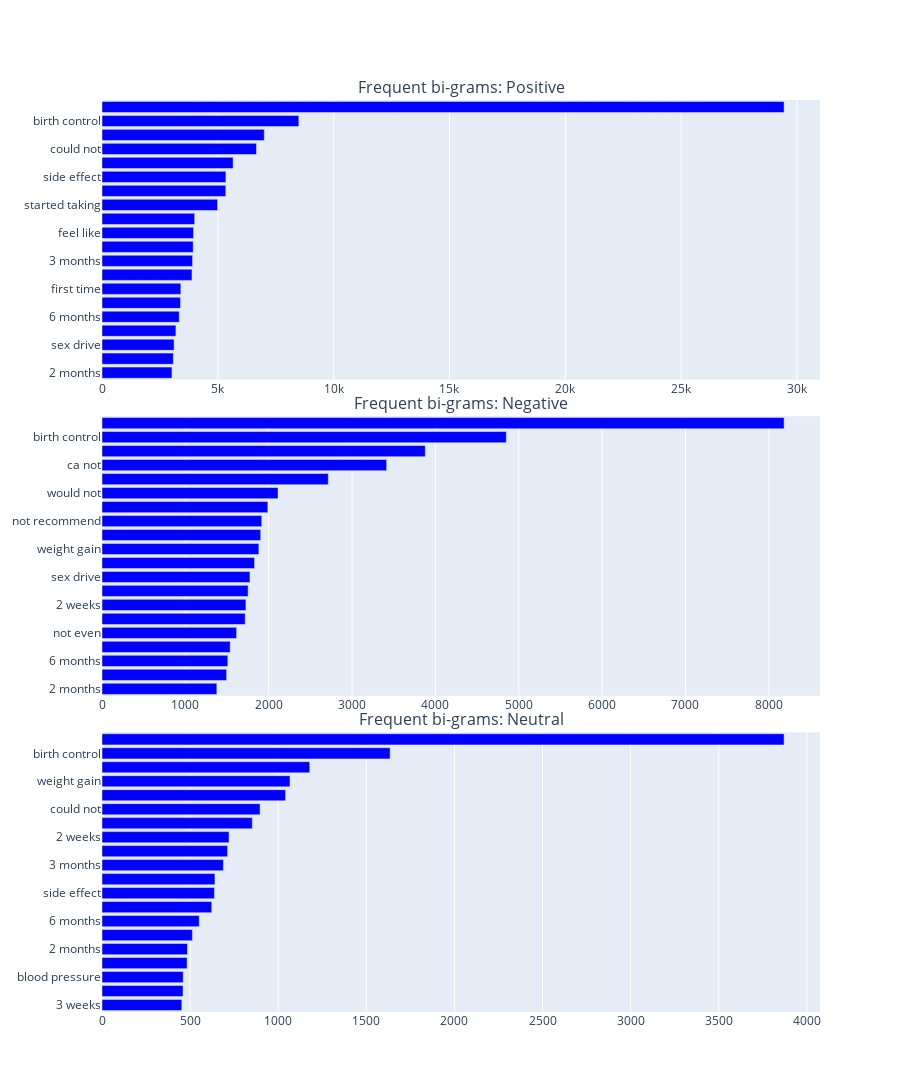

Notebook source saved alongside this figure:
### Code cell
plot_grams(2, "bi-grams")

### Figure 1 — Plotly figure (JSON) as saved in the notebook; plotly's stock layout.template omitted (floating-point values rounded to 4 significant figures)
{"data": [{"marker": {"color": "blue"}, "orientation": "h", "showlegend": false, "type": "bar", "x": [3020, 3079, 3112, 3190, 3334, 3389, 3403, 3885, 3910, 3937, 3952, 4000, 4990, 5344, 5349, 5660, 6668, 7004, 8497, 29444], "xaxis": "x", "y": ["2 months", "years old", "sex drive", "2 years", "6 months", "much better", "first time", "mood swings", "3 months", "years ago", "feel like", "2 weeks", "started taking", "weight gain", "side effect", "ca not", "could not", "no side", "birth control", "side effects"], "yaxis": "y"}, {"marker": {"color": "blue"}, "orientation": "h", "showlegend": false, "type": "bar", "x": [1378, 1495, 1510, 1538, 1615, 1718, 1727, 1753, 1775, 1830, 1882, 1904, 1917, 1990, 2112, 2715, 3415, 3879, 4851, 8184], "xaxis": "x2", "y": ["2 months", "not get", "6 months", "started taking", "not even", "felt like", "2 weeks", "not take", "sex drive", "feel like", "weight gain", "3 months", "not recommend", "not work", "would not", "mood swings", "ca not", "could not", "birth control", "side effects"], "yaxis": "y2"}, {"marker": {"color": "blue"}, "orientation": "h", "showlegend": false, "type": "bar", "x": [453, 460, 461, 483, 485, 513, 552, 623, 638, 641, 689, 713, 721, 853, 897, 1042, 1067, 1179, 1635, 3871], "xaxis": "x3", "y": ["3 weeks", "not know", "blood pressure", "3 days", "2 months", "not get", "6 months", "feel like", "side effect", "not sure", "3 months", "started taking", "2 weeks", "sex drive", "could not", "mood swings", "weight gain", "ca not", "birth control", "side effects"], "yaxis": "y3"}], "layout": {"annotations": [{"font": {"size": 16}, "showarrow": false, "text": "Frequent bi-grams: Positive", "x": 0.5, "xanchor": "center", "xref": "paper", "y": 1, "yanchor": "bottom", "yref": "paper"}, {"font": {"size": 16}, "showarrow": false, "text": "Frequent bi-grams: Negative", "x": 0.5, "xanchor": "center", "xref": "paper", "y": 0.6533, "yanchor": "bottom", "yref": "paper"}, {"font": {"size": 16}, "showarrow": false, "text": "Frequent bi-grams: Neutral", "x": 0.5, "xanchor": "center", "xref": "paper", "y": 0.3067, "yanchor": "bottom", "yref": "paper"}], "height": 1200, "width": 900, "xaxis": {"anchor": "y", "domain": [0, 1]}, "xaxis2": {"anchor": "y2", "domain": [0, 1]}, "xaxis3": {"anchor": "y3", "domain": [0, 1]}, "yaxis": {"anchor": "x", "domain": [0.6933, 1]}, "yaxis2": {"anchor": "x2", "domain": [0.3467, 0.6533]}, "yaxis3": {"anchor": "x3", "domain": [0, 0.3067]}}}
